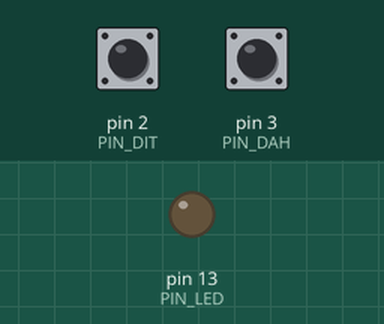
Recording of a sketch running on a simulated Arduino Uno, built with avr-gcc and run on an emulated ATmega328P. Shown: output pins drawn as LEDs (lit = HIGH). Inputs (shaded band) come from the test bench; at power-on: pin 2 (PIN_DIT) HIGH, pin 3 (PIN_DAH) HIGH. What the sketch prints to the serial monitor is not drawn.

Above: at 1.2 s.
1.3 s: pin 2 (PIN_DIT) pulled LOW for 0.15 s
At 1.37 s:
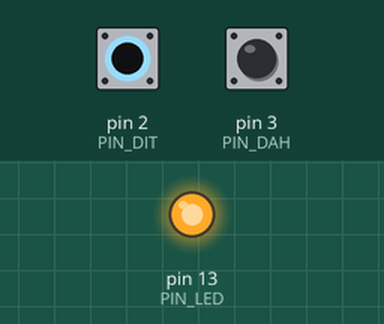
2.9 s: pin 2 (PIN_DIT) pulled LOW for 3.2 s
At 6.7 s:
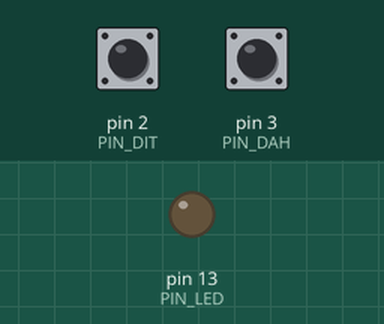
7.6 s: pin 3 (PIN_DAH) pulled LOW for 3.2 s
At 7.9 s:
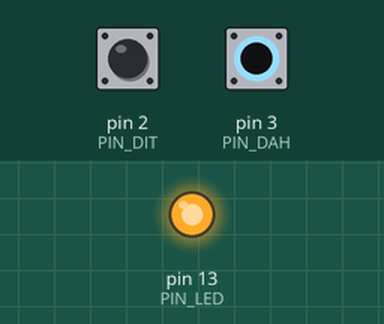
Timing chart, 0 to 12.3 s (numbered marks = the images above; inputs shaded):
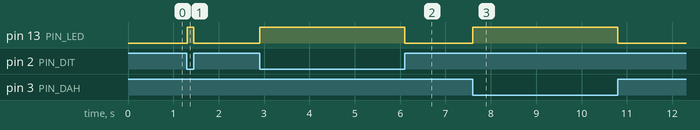

The sketch:

paddle_uno.ino
```cpp
/*
  Klucz łopatkowy (paddle) -> USB Serial
  Arduino Uno / Nano / każdy AVR

  Podłączenie (jack 3,5 mm łopatek):
    Tip    (dit) -> D2
    Ring   (dah) -> D3
    Sleeve (GND) -> GND

  Protokół: przy każdej zmianie stanu wysyłany jest 1 znak ASCII:
    '0' = nic, '1' = dit, '2' = dah, '3' = dit + dah
  Wysłanie '?' do Arduino -> odsyła aktualny stan.
  Prędkość: 115200 bd.

  Keyer (generowanie kropek/kresek) jest po stronie strony WWW,
  Arduino tylko przekazuje stan styków.
*/

const uint8_t PIN_DIT = 2;
const uint8_t PIN_DAH = 3;
const uint8_t PIN_LED = 13;      // wbudowana dioda: świeci przy naciśnięciu
const uint8_t DEBOUNCE_MS = 4;   // eliminacja drgań styków

uint8_t stableState = 0;
uint8_t lastRaw = 0;
unsigned long rawChangedAt = 0;

uint8_t readRaw() {
  uint8_t s = 0;
  if (digitalRead(PIN_DIT) == LOW) s |= 1;
  if (digitalRead(PIN_DAH) == LOW) s |= 2;
  return s;
}

void sendState() {
  Serial.write('0' + stableState);
}

void setup() {
  pinMode(PIN_DIT, INPUT_PULLUP);
  pinMode(PIN_DAH, INPUT_PULLUP);
  pinMode(PIN_LED, OUTPUT);
  Serial.begin(115200);
  stableState = lastRaw = readRaw();
  sendState();
}

void loop() {
  uint8_t raw = readRaw();

  if (raw != lastRaw) {
    lastRaw = raw;
    rawChangedAt = millis();
  }

  if (raw != stableState && (millis() - rawChangedAt) >= DEBOUNCE_MS) {
    stableState = raw;
    sendState();
    digitalWrite(PIN_LED, stableState ? HIGH : LOW);
  }

  while (Serial.available()) {
    if (Serial.read() == '?') sendState();
  }
}
```

Measured:
- after the input at 1.3 s, pin 13 (PIN_LED): LOW → HIGH at once, → LOW 0.15 s later
- after the input at 2.9 s, pin 13 (PIN_LED): LOW → HIGH at once, → LOW 3.2 s later
- after the input at 7.6 s, pin 13 (PIN_LED): LOW → HIGH at once, → LOW 3.2 s later
